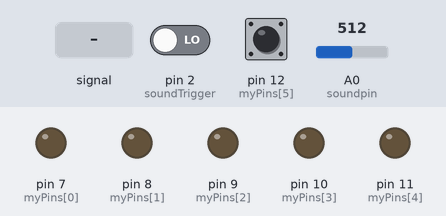
This sketch was run on a simulated Arduino Uno, built with avr-gcc and run on an emulated ATmega328P. On the bench: output pins drawn as LEDs (lit = HIGH). The inputs (shaded band) are chosen by the test bench; at power-on: pin 2 (soundTrigger) LOW, A0 (soundpin) = 512, pin 12 (myPins[5]) HIGH. Random numbers use the default seed unless the sketch sets one; what the sketch prints to the serial monitor is not drawn.

Above: at 1.2 s.
1.3 s: pin 2 (soundTrigger) driven HIGH
2.8 s: A0 (soundpin) fed a 200 Hz sine of ±81 counts around its level
At 3.58 s:
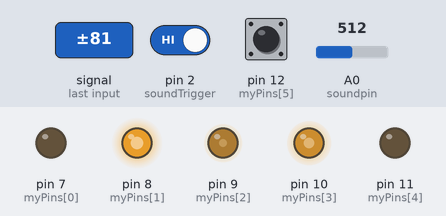
5.8 s: A0 (soundpin) set to 716
At 7.31 s:
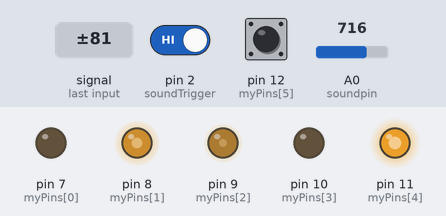
8.8 s: A0 (soundpin) fed a 2 Hz sine of ±306 counts around its level
At 10.12 s:
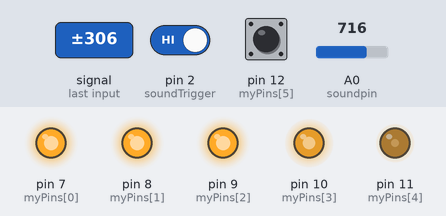
11.8 s: A0 (soundpin) fed a 50 Hz sine of ±306 counts around its level
At 14.11 s:
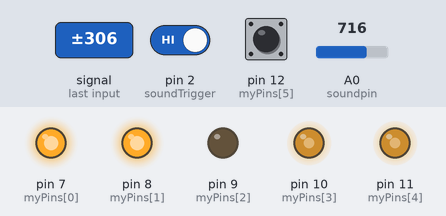
14.8 s: A0 (soundpin) set to 1023
Timing chart, 0 to 20.6 s (numbered marks = the images above; inputs shaded):
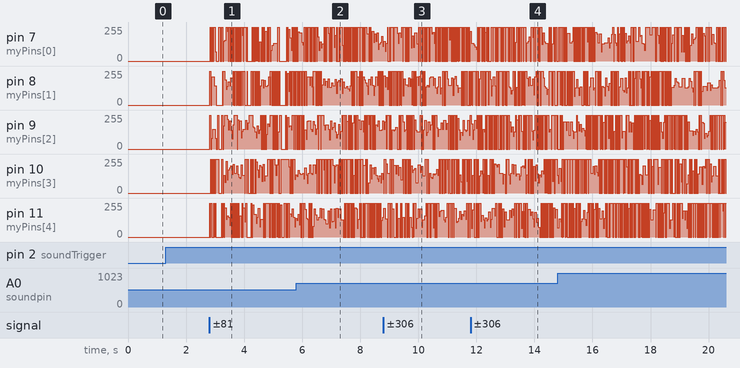

The sketch:

blinkRandomLights.ino
```cpp
const byte myPins[] = {7, 8, 9, 10, 11, 12};
byte onPin;

int sound = 0;
int soundpin = A0;

int soundTrigger = 2;
int numLights = 0;
int onTime = 0;
int baseThreshold = 512;

void setup() {
  for (int i = 0; i < sizeof(myPins) - 1; i++) {
    pinMode(myPins[i], OUTPUT);
  }

  Serial.begin(19200);
  Serial.print("ready");
  pinMode(soundpin, INPUT);
}

void cycleAllLights(int onTime, int offTime){
  for (int i = 0; i < sizeof(myPins); i++) {
    digitalWrite(myPins[i], HIGH);
    delay(onTime);
    digitalWrite(myPins[i], LOW);
  };
}

void lightsOff(){
  for (int i = 0; i < sizeof(myPins); i++) {
    int val = digitalRead(myPins[i]);
    if (val == HIGH){
      digitalWrite(myPins[i], LOW);
    };
  };
}

void lightsOn(){
  for (int i = 0; i < sizeof(myPins); i++) {
    int val = digitalRead(myPins[i]);
    if (val == LOW){
      digitalWrite(myPins[i], HIGH);
    };
  };
}

void lightNLights(int num, int onTime){
  for (int i = 0; i < num; i++) {
    digitalWrite(myPins[random(0, sizeof(myPins))], HIGH);
   };
  delay(onTime);
  lightsOff();
}

// the loop routine runs over and over again forever:
void loop() {
  sound = analogRead(A0);
  if (digitalRead(soundTrigger) == HIGH){
    Serial.println("Threshold Reached");
    sound = analogRead(A0);
    if( sound > baseThreshold + 5) {
      numLights = 5;
      onTime = 10;
    }
    else if ( sound > baseThreshold + 4 ) {
      numLights = 3;
      onTime = 30;
    }
    else if ( sound > baseThreshold + 3 ) {
      numLights = 2;
      onTime = 50;
    }
    else if ( sound > baseThreshold + 2 ) {
      numLights = 1;
      onTime = 80;
    }

    lightNLights(numLights, onTime);
  }
  else {
  }
  Serial.println(sound);
}
```
